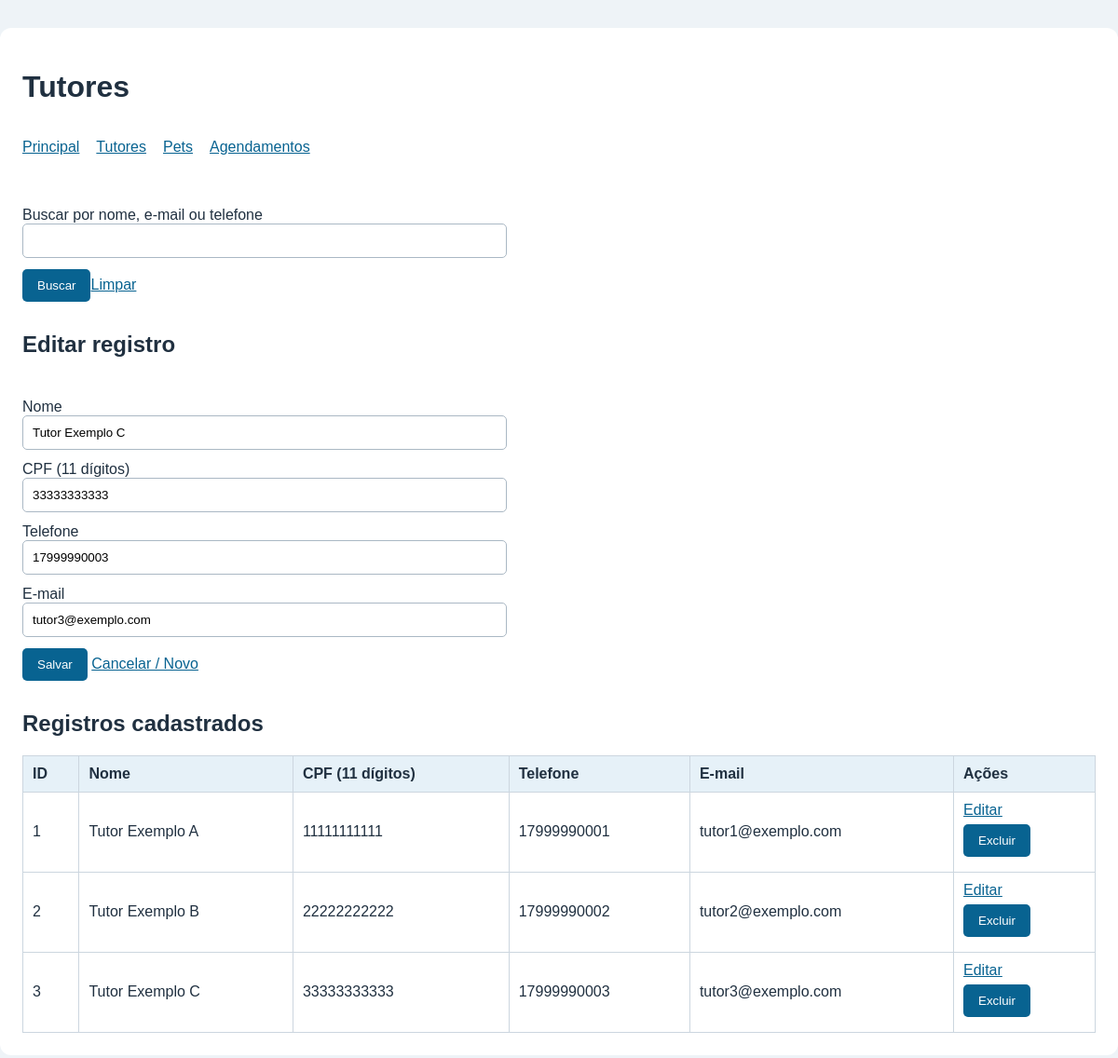
Screenshot of /tutores.php?editar=3 (signed in) with the database file from the repository.
### tables this page shows
CREATE TABLE tutores (
id INT AUTO_INCREMENT PRIMARY KEY,
nome VARCHAR(120) NOT NULL,
cpf_criptografado TEXT NOT NULL,
telefone VARCHAR(20) NOT NULL,
email VARCHAR(120) NOT NULL
);

### tutores.php (the view, shortened to what this page needs)
<?php
require_once 'conexao.php';
$id = 0;
$nome = '';
$cpf = '';
$telefone = '';
$email = '';
if (isset($_GET['editar']) && $_SERVER['REQUEST_METHOD'] !== 'POST') {
    $id = intval($_GET['editar']);
    $stmt = $conn->prepare('SELECT * FROM tutores WHERE id = ?');
    $stmt->bind_param('i', $id);
    $stmt->execute();
    $registro = $stmt->get_result()->fetch_assoc();
    if (!$registro) {
        $id = 0;
        $erro = 'Registro não encontrado.';
    } else {
        $nome = $registro['nome'];
        $cpf = descriptografar($registro['cpf_criptografado']);
        $telefone = $registro['telefone'];
        $email = $registro['email'];
    }
}
$busca = trim($_GET['busca'] ?? '');
$termo = '%' . $busca . '%';
$stmt = $conn->prepare('SELECT * FROM tutores WHERE nome LIKE ? OR email LIKE ? OR telefone LIKE ?
ORDER BY nome');
$stmt->bind_param('sss', $termo, $termo, $termo);
$stmt->execute();
$listagem = $stmt->get_result();
?>
<form method="get"><label>Buscar por nome, e-mail ou telefone<input name="busca" value="<?= e($busca)
                                                                                        ?>"></label><button>Buscar</button><a href="tutores.php">Limpar</a></form>
<h2><?= $id ? 'Editar registro' : 'Novo registro' ?></h2>
<form method="post">
    <label>Nome<input type="text" name="nome" value="<?= e($nome) ?>" maxlength="120" required></label>
    <label>CPF (11 dígitos)<input type="text" name="cpf" value="<?= e($cpf) ?>" maxlength="11"
            required></label>
    <label>Telefone<input type="text" name="telefone" value="<?= e($telefone) ?>" maxlength="20"
            required></label>
    <label>E-mail<input type="email" name="email" value="<?= e($email) ?>" maxlength="120"
            required></label>
    <button name="acao" value="salvar">Salvar</button> <a href="tutores.php">Cancelar / Novo</a>
</form>
<h2>Registros cadastrados</h2>
<div class="rolagem">
    <table>
        <thead>
            <tr>
                <th>ID</th>
                <th>Nome</th>
                <th>CPF (11
                    dígitos)</th>
                <th>Telefone</th>
                <th>E-mail</th>
                <th>Ações</th>
            </tr>
        </thead>
        <tbody>
            <?php while ($r = $listagem->fetch_assoc()): ?><tr>
                    <td><?= e($r['id']) ?></td>
                    <td><?= e($r['nome']) ?></td>
                    <td><?= e(descriptografar($r['cpf_criptografado'])) ?></td>
                    <td><?= e($r['telefone']) ?></td>
                    <td><?= e($r['email']) ?></td>
                    <td><a href="tutores.php?editar=<?= e($r['id']) ?>">Editar</a>
                        <form method="post" onsubmit="return confirm('Excluir este registro?')">
                            <button name="acao" value="excluir">Excluir</button>
                        </form>
                    </td>
                </tr>
            <?php endwhile; ?></tbody>
    </table>
</div>

### style.css (style rules this page uses)
* { box-sizing: border-box; }
body { margin: 0; background: #eef3f7; color: #203040; font-family: Arial, sans-serif; }
a { color: #086391; }
form { padding: 12px 0; }
label { display: block; margin: 12px 0; }
input, select { display: block; width: 100%; max-width: 520px; padding: 10px; border: 1px solid #aab8c4; border-radius: 5px; }
button { padding: 10px 16px; background: #086391; color: white; border: 0; border-radius: 5px; cursor: pointer; }
.rolagem { overflow-x: auto; }
table { border-collapse: collapse; width: 100%; }
th, td { padding: 10px; text-align: left; border: 1px solid #ccd6df; }
th { background: #e6f1f8; }
td form { padding: 6px 0; }

### rows the page displays
tutores: nome "Tutor Exemplo C", cpf "33333333333", telefone "17999990003", email "tutor3@exemplo.com", id "3", cpf_criptografado "33333333333"
tutores: id "1", nome "Tutor Exemplo A", cpf_criptografado "11111111111", telefone "17999990001", email "tutor1@exemplo.com"
tutores: id "2", nome "Tutor Exemplo B", cpf_criptografado "22222222222", telefone "17999990002", email "tutor2@exemplo.com"

### other values shown
$titulo "Tutores"
